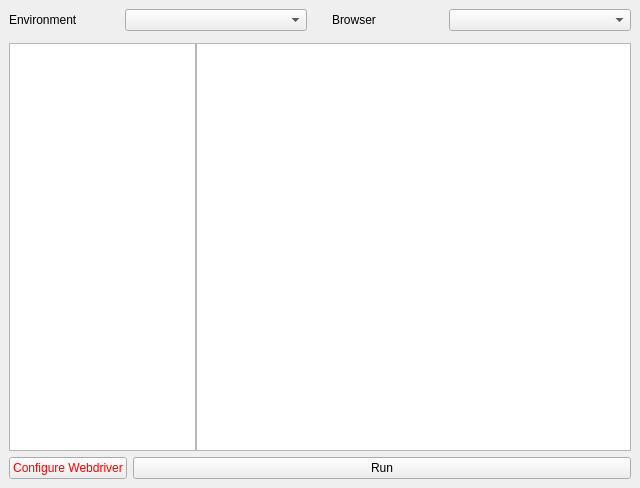
<?xml version="1.0" encoding="UTF-8"?>
<ui version="4.0">
 <class>main_GeofeediaAutomation</class>
 <widget class="QMainWindow" name="main_GeofeediaAutomation">
  <property name="geometry">
   <rect>
    <x>0</x>
    <y>0</y>
    <width>640</width>
    <height>488</height>
   </rect>
  </property>
  <property name="windowTitle">
   <string>Geofeedia Automation GUI</string>
  </property>
  <widget class="QWidget" name="centralwidget">
   <layout class="QGridLayout" name="gridLayout_2">
    <item row="0" column="0">
     <layout class="QGridLayout" name="gridLayout">
      <property name="horizontalSpacing">
       <number>6</number>
      </property>
      <property name="verticalSpacing">
       <number>12</number>
      </property>
      <item row="0" column="0">
       <layout class="QHBoxLayout" name="horizontalLayout_2" stretch="15,30,15,30">
        <property name="spacing">
         <number>25</number>
        </property>
        <item>
         <widget class="QLabel" name="lbl_environment">
          <property name="text">
           <string>Environment</string>
          </property>
         </widget>
        </item>
        <item>
         <widget class="QComboBox" name="cb_environment"/>
        </item>
        <item>
         <widget class="QLabel" name="lbl_browser">
          <property name="text">
           <string>Browser</string>
          </property>
         </widget>
        </item>
        <item>
         <widget class="QComboBox" name="cb_browser"/>
        </item>
       </layout>
      </item>
      <item row="1" column="0">
       <layout class="QHBoxLayout" name="horizontalLayout" stretch="30,70">
        <item>
         <widget class="QTreeView" name="tv_folder_view"/>
        </item>
        <item>
         <widget class="QTextBrowser" name="tb_output"/>
        </item>
       </layout>
      </item>
     </layout>
    </item>
    <item row="4" column="0">
     <layout class="QHBoxLayout" name="horizontalLayout_4" stretch="5,95">
      <property name="topMargin">
       <number>0</number>
      </property>
      <item>
       <widget class="QPushButton" name="btn_webdriver">
        <property name="font">
         <font>
          <weight>50</weight>
          <bold>false</bold>
         </font>
        </property>
        <property name="styleSheet">
         <string notr="true">color: rgb(255, 0, 0);</string>
        </property>
        <property name="text">
         <string>Configure Webdriver</string>
        </property>
       </widget>
      </item>
      <item>
       <widget class="QPushButton" name="btn_run">
        <property name="text">
         <string>Run</string>
        </property>
       </widget>
      </item>
     </layout>
    </item>
   </layout>
  </widget>
 </widget>
 <resources/>
 <connections/>
</ui>
